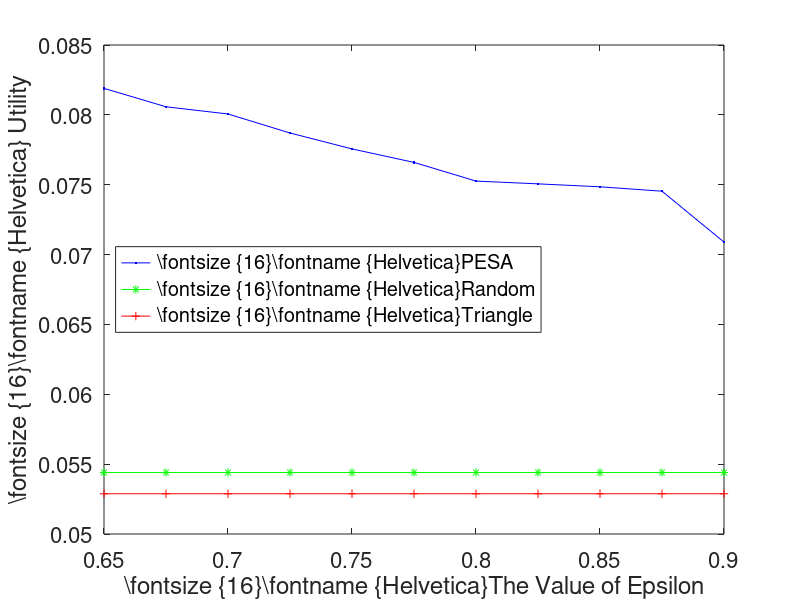

MATLAB code for this plot:
x=[0.65	0.675	0.700	0.725	0.750	0.775	0.800	0.825	0.850	0.875 0.900 ];
y_pe=[0.081896884285796	0.0805788652591842	0.0800626797124603  0.078702234757091 0.077563038505309 0.0765970406174014	0.0752604072645917 	0.0750615018596897   	0.074851127167196	0.0745371989387479 0.0708935586451524	];
y_ra=ones(1,size(x,2))*0.0544;
y_tri=ones(1,size(x,2))*0.05288;
plot(x,y_pe,'-b.',x,y_ra,'-g*',x,y_tri,'-r+');
str1='\fontsize {16}\fontname {Helvetica}PESA';
str2='\fontsize {16}\fontname {Helvetica}Random';
str3='\fontsize {16}\fontname {Helvetica}Triangle';
 hleg=legend(str1,str2,str3);
 set(hleg,'Location','West');  %%%
hold on;
set(gca,'FontSize',16);
fh=figure(1);
set(fh, 'color', 'white'); 
xlabel('\fontsize {16}\fontname {Helvetica}The Value of Epsilon');
ylabel('\fontsize {16}\fontname {Helvetica} Utility');